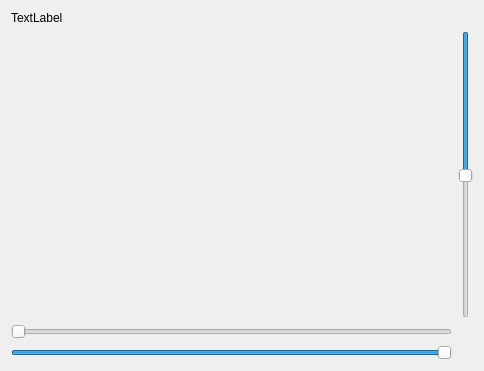
<?xml version="1.0" encoding="UTF-8"?>
<ui version="4.0">
 <class>Form</class>
 <widget class="QWidget" name="Form">
  <property name="enabled">
   <bool>true</bool>
  </property>
  <property name="geometry">
   <rect>
    <x>0</x>
    <y>0</y>
    <width>484</width>
    <height>371</height>
   </rect>
  </property>
  <property name="sizePolicy">
   <sizepolicy hsizetype="Expanding" vsizetype="Expanding">
    <horstretch>0</horstretch>
    <verstretch>0</verstretch>
   </sizepolicy>
  </property>
  <property name="cursor">
   <cursorShape>ArrowCursor</cursorShape>
  </property>
  <property name="windowTitle">
   <string>Form</string>
  </property>
  <layout class="QGridLayout" name="gridLayout">
   <property name="sizeConstraint">
    <enum>QLayout::SetNoConstraint</enum>
   </property>
   <item row="1" column="1">
    <widget class="QSlider" name="slider_y">
     <property name="sliderPosition">
      <number>50</number>
     </property>
     <property name="orientation">
      <enum>Qt::Vertical</enum>
     </property>
     <property name="invertedAppearance">
      <bool>true</bool>
     </property>
     <property name="invertedControls">
      <bool>false</bool>
     </property>
    </widget>
   </item>
   <item row="3" column="0">
    <widget class="QSlider" name="slider_x2">
     <property name="value">
      <number>99</number>
     </property>
     <property name="orientation">
      <enum>Qt::Horizontal</enum>
     </property>
     <property name="invertedAppearance">
      <bool>false</bool>
     </property>
     <property name="invertedControls">
      <bool>false</bool>
     </property>
    </widget>
   </item>
   <item row="2" column="0">
    <widget class="QSlider" name="slider_x1">
     <property name="orientation">
      <enum>Qt::Horizontal</enum>
     </property>
     <property name="tickPosition">
      <enum>QSlider::NoTicks</enum>
     </property>
    </widget>
   </item>
   <item row="1" column="0">
    <widget class="QLabel" name="video">
     <property name="sizePolicy">
      <sizepolicy hsizetype="Expanding" vsizetype="Expanding">
       <horstretch>0</horstretch>
       <verstretch>0</verstretch>
      </sizepolicy>
     </property>
     <property name="text">
      <string/>
     </property>
    </widget>
   </item>
   <item row="0" column="0">
    <widget class="QLabel" name="addinfo">
     <property name="text">
      <string>TextLabel</string>
     </property>
    </widget>
   </item>
  </layout>
 </widget>
 <resources/>
 <connections/>
</ui>
